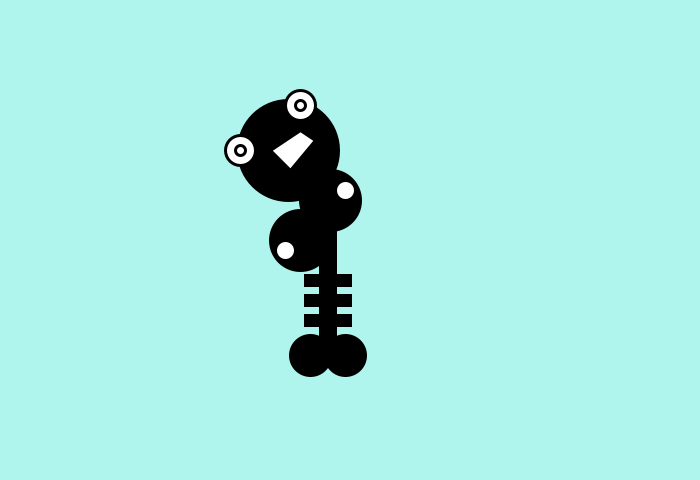
Frame 1 (no input)
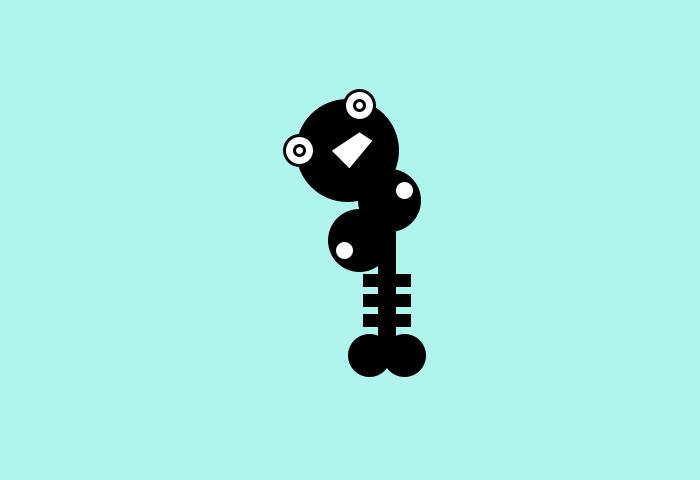
Frame 60 (the mouse pressed at the canvas centre just before this capture)
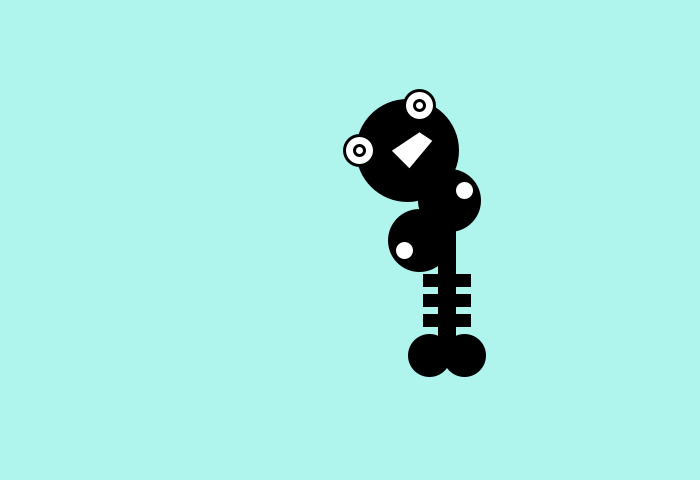
Frame 120 (the mouse held since frame 60 and released just before this capture)

The Processing sketch that drew these frames (run headless with seeded random() and noise(); from frame 60 on, the mouse is pressed at the canvas centre):

// Processing sketch: processing_57794
// ── processing_57794.pde

int x = 0; 
int y = 150;


void setup() {
  

  size(700,480);
}


void draw() {  

smooth();
strokeWeight(3);
background(176,244,238);
ellipseMode(RADIUS);


// Head
fill(0); //set fill to black
ellipse(x+288, y, 50, 50); //large head
fill(255); //set fill to white
ellipse(x+300, y-45, 15, 15); //middle right eye
fill(255); //set fill to white
ellipse(x+240, y, 15, 15); //middle left eye
fill(255); //set fill to white
ellipse(x+240, y, 5, 5); //small left eye
ellipse(x+300, y-45, 5, 5); //small right eye
fill(255); //set fill to white
quad(x+270,y, x+300, y-20,x+315, y-10, x+290, y+20);

 

 
//BODY
fill(0); //set fill to black
ellipse(x+330, y+50, 30, 30); //BODY 1
fill(255); //set fill to white
ellipse(x+345, y+40, 10, 10); //BODY 1 SMALL
fill(0); //set fill to black
ellipse(x+300, y+90, 30, 30); //BODY 2
fill(255); //set fill to white
ellipse(x+285, y+100, 10, 10); //BODY 2 SMALL
 
fill(0); //set fill to black
rect(x+320, y+70, 15, 130); //LONG BODY
 
fill(0); //set fill to black
rect(x+305, y+125, 45, 10); //SMALL BODY 1
 
fill(0); //set fill to black
rect(x+305, y+145, 45, 10); //SMALL BODY 2
 
fill(0); //set fill to black
rect(x+305, y+165, 45, 10); //SMALL BODY 3
 
fill(0); //set fill to black
ellipse(x+310, y+205, 20, 20); //LEG 1
 
fill(0); //set fill to black
ellipse(x+345, y+205, 20, 20); //BODY 1

  x = x + 1;
}
